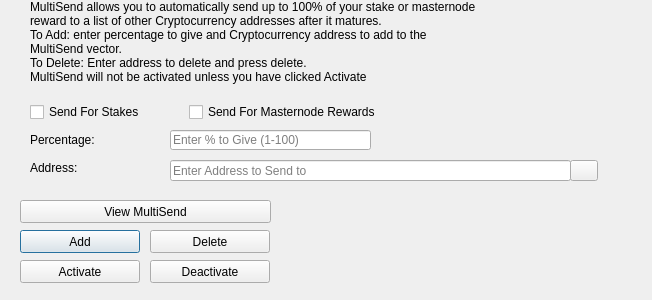
<?xml version="1.0" encoding="UTF-8"?>
<ui version="4.0">
 <class>MultiSendDialog</class>
 <widget class="QDialog" name="MultiSendDialog">
  <property name="windowModality">
   <enum>Qt::NonModal</enum>
  </property>
  <property name="geometry">
   <rect>
    <x>0</x>
    <y>0</y>
    <width>652</width>
    <height>300</height>
   </rect>
  </property>
  <property name="windowTitle">
   <string>MultiSend</string>
  </property>
  <widget class="QLineEdit" name="multiSendPercentEdit">
   <property name="geometry">
    <rect>
     <x>170</x>
     <y>130</y>
     <width>201</width>
     <height>20</height>
    </rect>
   </property>
   <property name="toolTip">
    <string>Enter whole numbers 1 - 100</string>
   </property>
   <property name="placeholderText">
    <string>Enter % to Give (1-100)</string>
   </property>
  </widget>
  <widget class="QLineEdit" name="multiSendAddressEdit">
   <property name="geometry">
    <rect>
     <x>170</x>
     <y>160</y>
     <width>401</width>
     <height>21</height>
    </rect>
   </property>
   <property name="toolTip">
    <string/>
   </property>
   <property name="placeholderText">
    <string>Enter Address to Send to</string>
   </property>
  </widget>
  <widget class="QLabel" name="label_2">
   <property name="geometry">
    <rect>
     <x>30</x>
     <y>0</y>
     <width>451</width>
     <height>121</height>
    </rect>
   </property>
   <property name="lineWidth">
    <number>1</number>
   </property>
   <property name="text">
    <string>MultiSend allows you to automatically send up to 100% of your stake or masternode reward to a list of other Cryptocurrency addresses after it matures.
To Add: enter percentage to give and Cryptocurrency address to add to the MultiSend vector.
To Delete: Enter address to delete and press delete.
MultiSend will not be activated unless you have clicked Activate</string>
   </property>
   <property name="alignment">
    <set>Qt::AlignLeading|Qt::AlignLeft|Qt::AlignTop</set>
   </property>
   <property name="wordWrap">
    <bool>true</bool>
   </property>
  </widget>
  <widget class="QLabel" name="message">
   <property name="geometry">
    <rect>
     <x>290</x>
     <y>200</y>
     <width>351</width>
     <height>91</height>
    </rect>
   </property>
   <property name="text">
    <string/>
   </property>
  </widget>
  <widget class="QPushButton" name="addButton">
   <property name="geometry">
    <rect>
     <x>20</x>
     <y>230</y>
     <width>120</width>
     <height>23</height>
    </rect>
   </property>
   <property name="toolTip">
    <string/>
   </property>
   <property name="statusTip">
    <string>Add to MultiSend Vector</string>
   </property>
   <property name="text">
    <string>Add</string>
   </property>
  </widget>
  <widget class="QPushButton" name="disableButton">
   <property name="geometry">
    <rect>
     <x>150</x>
     <y>260</y>
     <width>120</width>
     <height>23</height>
    </rect>
   </property>
   <property name="statusTip">
    <string>Deactivate MultiSend</string>
   </property>
   <property name="text">
    <string>Deactivate</string>
   </property>
  </widget>
  <widget class="QPushButton" name="addressBookButton">
   <property name="geometry">
    <rect>
     <x>570</x>
     <y>160</y>
     <width>28</width>
     <height>21</height>
    </rect>
   </property>
   <property name="toolTip">
    <string>Choose an address from the address book</string>
   </property>
   <property name="text">
    <string/>
   </property>
   <property name="icon">
    <iconset resource="../cryptocurrency.qrc">
     <normaloff>:/icons/address-book</normaloff>:/icons/address-book</iconset>
   </property>
   <property name="shortcut">
    <string>Alt+A</string>
   </property>
   <property name="autoDefault">
    <bool>false</bool>
   </property>
  </widget>
  <widget class="QLabel" name="label">
   <property name="geometry">
    <rect>
     <x>30</x>
     <y>130</y>
     <width>121</width>
     <height>20</height>
    </rect>
   </property>
   <property name="toolTip">
    <string>Percentage of stake to send</string>
   </property>
   <property name="text">
    <string>Percentage:</string>
   </property>
  </widget>
  <widget class="QLabel" name="label_5">
   <property name="geometry">
    <rect>
     <x>30</x>
     <y>160</y>
     <width>111</width>
     <height>16</height>
    </rect>
   </property>
   <property name="toolTip">
    <string>Address to send portion of stake to</string>
   </property>
   <property name="text">
    <string>Address:</string>
   </property>
  </widget>
  <widget class="QPushButton" name="deleteButton">
   <property name="geometry">
    <rect>
     <x>150</x>
     <y>230</y>
     <width>120</width>
     <height>23</height>
    </rect>
   </property>
   <property name="toolTip">
    <string/>
   </property>
   <property name="statusTip">
    <string>Delete Address From MultiSend Vector</string>
   </property>
   <property name="text">
    <string>Delete</string>
   </property>
  </widget>
  <widget class="QPushButton" name="activateButton">
   <property name="geometry">
    <rect>
     <x>20</x>
     <y>260</y>
     <width>120</width>
     <height>23</height>
    </rect>
   </property>
   <property name="statusTip">
    <string>Activate MultiSend</string>
   </property>
   <property name="text">
    <string>Activate</string>
   </property>
  </widget>
  <widget class="QPushButton" name="viewButton">
   <property name="geometry">
    <rect>
     <x>20</x>
     <y>200</y>
     <width>251</width>
     <height>23</height>
    </rect>
   </property>
   <property name="toolTip">
    <string/>
   </property>
   <property name="statusTip">
    <string>View MultiSend Vector</string>
   </property>
   <property name="text">
    <string>View MultiSend</string>
   </property>
  </widget>
  <widget class="QWidget" name="horizontalLayoutWidget">
   <property name="geometry">
    <rect>
     <x>30</x>
     <y>100</y>
     <width>351</width>
     <height>24</height>
    </rect>
   </property>
   <layout class="QHBoxLayout" name="horizontalLayout">
    <item>
     <widget class="QCheckBox" name="multiSendStakeCheckBox">
      <property name="text">
       <string>Send For Stakes</string>
      </property>
     </widget>
    </item>
    <item>
     <widget class="QCheckBox" name="multiSendMasternodeCheckBox">
      <property name="text">
       <string>Send For Masternode Rewards</string>
      </property>
     </widget>
    </item>
   </layout>
  </widget>
 </widget>
 <resources>
  <include location="../cryptocurrency.qrc"/>
 </resources>
 <connections/>
</ui>
